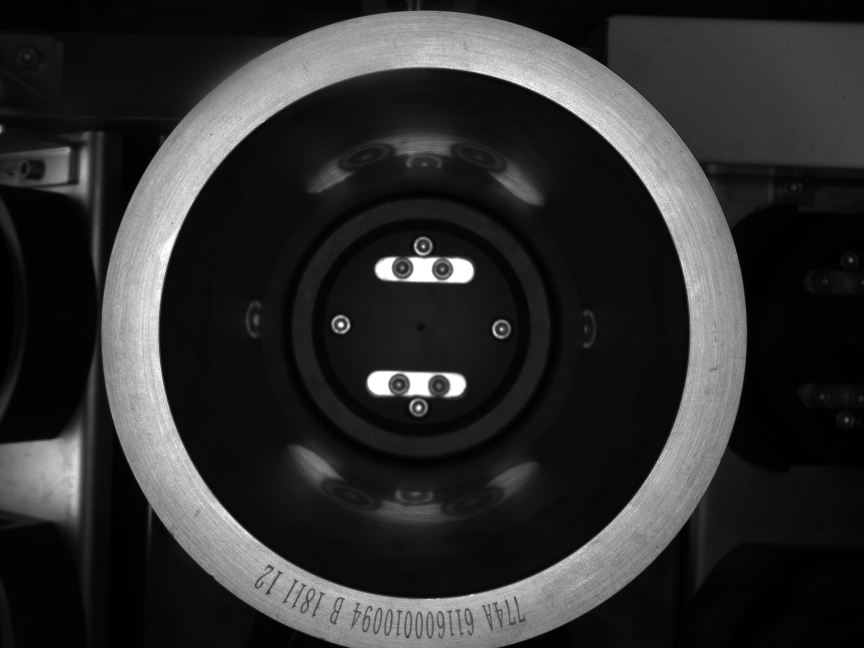
#> input picture 大论文代码/第三章/OKPictures/17_34_06.jpg, 2592 x 1944 px, found by its file name (shown at 1/3 size)
$ python '定位分割终极版带示意图.py'
#> lines starting #> are read from the running program, lines starting #| are printed output that depends on the picture; after the words box and inside, x2 and y2 are one past the last pixel; in counts of white or black regions, pixels touching at a corner belong together
#> further down, img is the input picture: shape (1944, 2592); min 0, max 255, mean 47.2
### 大论文代码/第四章/svm/svm识别字符模型训练.py
# -*- coding: utf-8 -*-
import pandas as pd
from numpy.random import shuffle
from sklearn import svm
import joblib
from sklearn import metrics
import cv2

input_file='data.csv'

# [64 lines left out: functions readData, train, eval, not called in this run]


    # [4 lines of commented-out code are left out]
import numpy as np
i=0
def dettect_code(img):
    h,w=img.shape
    if(h<60):
        img=cv2.resize(img,(85*w//h,85))
    global i
    i=i+1
    ret, img = cv2.threshold(img, 0, 1, cv2.THRESH_BINARY | cv2.THRESH_OTSU)
    # cv2.imshow(str(i),img)
    # _, img = cv2.threshold(img, 10, 1, cv2.THRESH_BINARY)
    #金字塔处理的位置很重要
    #小一点的尺寸一般为45*30
    #大一点的尺寸一般为80*20
    img = cv2.pyrDown(img)
    h,w=img.shape
    # [4 lines of commented-out code are left out]

    tempplate=np.ones([50,50])
    # tempplate[:,:]=255
    tempplate[(50-h)//2:(50-h)//2+h,(50-w)//2:(50-w)//2+w]=img[:,:]


    model = joblib.load('E:\MyArticle\大论文代码\第四章\svm\\num_svm.model')
    result=model.predict(tempplate.reshape([1,50*50]))
    return result[0]

# [19 lines that do not run on import are left out]

### 大论文代码/第三章/定位分割终极版带示意图.py
import numpy as np
import math
import cv2
import matplotlib.pyplot as plt
from scipy import signal

plt.rcParams['font.sans-serif'] = ['SimHei']  # 显示中文标签
#两次缩小
def reduceImg(img):
    ret_img=cv2.pyrDown(img)
    ret_img=cv2.pyrDown(ret_img)
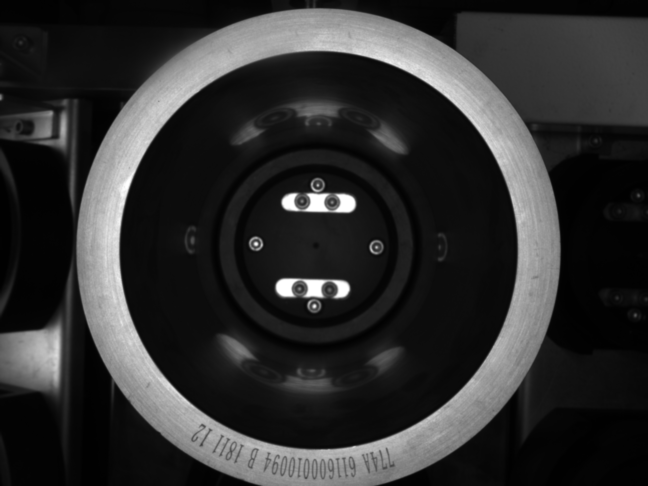
#> ret_img: shape (486, 648); min 1, max 255, mean 47.2
    return ret_img
#得到二值图
def binaryImage(img,binary_type):
#> called with binary_type = 9
    ret,binary=cv2.threshold(img,141,255,binary_type)
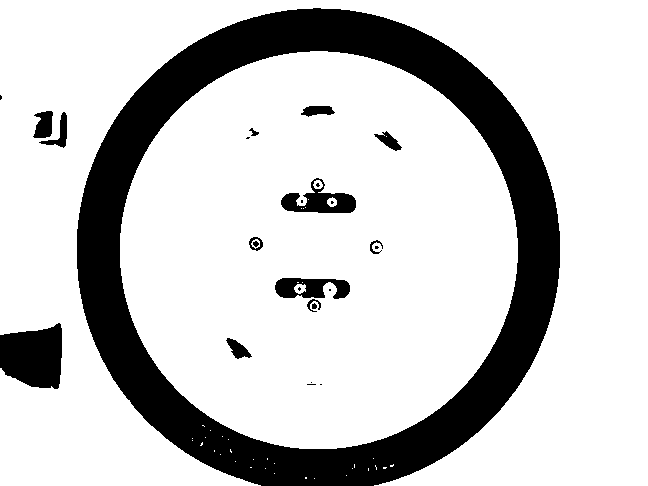
#> binary: shape (486, 648); 79% white; 26 black regions (11 under 20 px)
#> ret = 88
    return ret,binary

# 提取圆心，半径
def getPointAndR(src):
    contours, _ = cv2.findContours(src, cv2.RETR_TREE, cv2.CHAIN_APPROX_SIMPLE)
#> contours = 66 contours, 47 with area under 20; largest, box (x1, y1, x2, y2) and area: (0, 0, 648, 486) 126676, (120, 51, 518, 449) 123926, (280, 177, 357, 214) 1528, (274, 277, 351, 300) 1274, (32, 110, 54, 139) 442
    result_img = np.zeros(src.shape,np.uint8)
    retImg=None
    i=1
    circle_point = None
    circle_r = None
    # [4 lines of commented-out code are left out]
    resizeNum=16

    for i in range(len(contours)):
        area = cv2.contourArea(contours[i])
        print(area)
        if (area < 1500000//resizeNum or area>2500000//resizeNum):
            continue
        x, y, w, h = cv2.boundingRect(contours[i])
        ratio = 0.0
        if (y != 0):
            ratio = float(w / h)
        if ((ratio > 0.95) & (ratio < 1.05)):
            cv2.drawContours(result_img, contours, i, (255,255, 255),thickness=5)
            # cv2.namedWindow('cut',cv2.WINDOW_NORMAL)
            # cv2.imshow('cut',result_img)
            # if(area>2000000 and area<2500000):
            size = 100
            # else:
            #     size=0
            # retImg = readImg[y - size:y + h + size, x - size:x + w + size]
            circle_point=(y+w//2,x+h//2)
            circle_r=w//2
            break
#> this loop made 29 passes
#> (area, x, y, w, h, ratio, size, circle_point) on pass 29: (123926, 120, 51, 398, 398, 1, 100, (250, 319))
#| 0.0
#| 1.0
#| 0.0
#| 0.0
#| 0.0
#| 0.0
#| 0.0
#| 2.5
#> (further printed lines are left out)
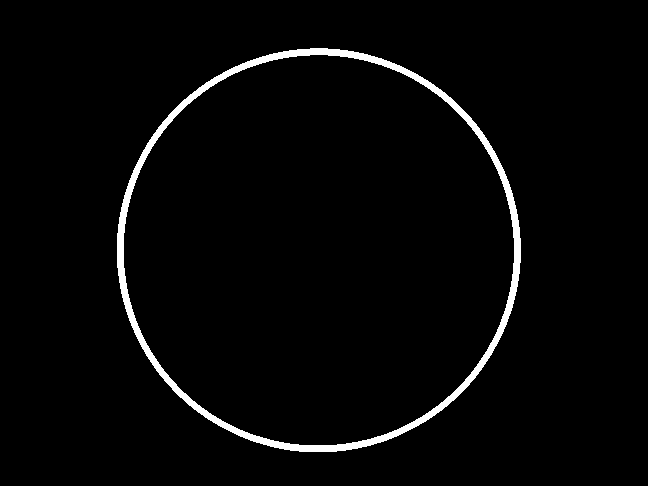
#> result_img: shape (486, 648); 2.6% white; 1 white region, box (x1, y1, x2, y2) and area: (117, 48, 521, 452) 8228
#> in last_fun, `circle_point, circle_r,drawImg=getPointAndR(binary)`: circle_point = (250, 319); circle_r = 199
    return circle_point,circle_r,result_img

def unfloodImagePro(img,point,unfloodR,width,startTheta):
    h, w = img.shape
    x0, y0 = point
    unwrapped_width = unfloodR + width  # 展开的最大半径
    unwrapped_height = width
    full_width = int(2 * math.pi * unwrapped_width)  # 展开后的长度
    unflood_width=950
    unwrapped_img = np.zeros((unwrapped_height, unflood_width), dtype='u1')
    except_count = 0
    for j in range(unflood_width):
        theta = -2 * math.pi * (j / full_width) - startTheta  # 1. 开始位置
        # theta=theta+0.75*math.pi
        for i in range(unwrapped_height):
            unwrapped_radius = unwrapped_width - i  # 2. don't forget
            x = unwrapped_radius * math.cos(theta) + x0  #
            y = unwrapped_radius * math.sin(theta) + y0
            x, y = int(x), int(y)
            try:
                if x < 0 or x >= h or y < 0 or y >= w:
                    continue
                unwrapped_img[i, j] = img[x, y]
            except Exception as e:
                except_count = except_count + 1
    print('expect count:' + str(except_count))
    return unwrapped_img

#输入图片，圆心点，展开内半径，展开宽度
def unfloodImage(img,point,unfloodR,width,startTheta):
#> called with point = (250, 319), unfloodR = 199, width = 40, startTheta = 0
    h,w=img.shape
#> h = 486; w = 648
    x0,y0=point
#> x0 = 250; y0 = 319
    unwrapped_width=unfloodR+width#展开的最大半径
#> unwrapped_width = 239
    unwrapped_height=width
    full_width=int(2*math.pi*unwrapped_width)#展开后的长度
#> full_width = 1501
    unwrapped_img=np.zeros((unwrapped_height,full_width),dtype='u1')
    except_count=0
    for j in range(full_width):
        theta = -2 * math.pi * (j / full_width)-startTheta  # 1. 开始位置
        # theta=theta+0.75*math.pi
        for i in range(unwrapped_height):
            unwrapped_radius = unwrapped_width -i  # 2. don't forget
            x = unwrapped_radius * math.cos(theta) + x0  #
            y = unwrapped_radius * math.sin(theta) + y0
            x, y = int(x), int(y)
            try:
                if x<0 or x>=h or y<0 or y>=w:
                    continue
                unwrapped_img[i, j] = img[x, y]
            except Exception as e:
                except_count = except_count + 1
#> this loop made 1501 passes
#> theta on passes 1 to 3: 0, -0.00419, -0.00837
#> after the loop, except_count = 0
    print('expect count:'+str(except_count))
#| expect count:0
    return unwrapped_img

#返回计算极值，开始角度，卷积结果
def calcMax(img):
    h,w=img.shape
#> h = 40; w = 1501
    kernel=np.ones((h,230),dtype=np.float32)
    # kernel[0:10,:]=0
    result = signal.convolve2d(img, kernel, 'valid')
    hist=result.ravel()
#> hist = 1272 values, max 298095 at index 0, min 0 at index 629, mean 43270.4
    ret_max=np.max(hist)
#> ret_max = 298095
    start_position=np.argmax(hist)
#> start_position = 0
    # start_position=start_position[0]
    ret_theta=(start_position/w)*2*np.pi
#> ret_theta = 0
    return ret_max,ret_theta,hist

def disImgs(img_list):
    plt.figure()
    for i in range(12):
        tempplate = cv2.imread('recongnize_history/bg_img.png',cv2.IMREAD_GRAYSCALE)
        # img_list[i] = cv2.pyrDown(img_list[i])
        h,w=img_list[i].shape
        # tempplate[:,:]=255
        # img_list[i]=cv2.pyrDown(img_list[i])
        mask=np.zeros(shape=(100,80),dtype=np.uint8)
        mask[(100 - h) // 2:(100 - h) // 2 + h, (80 - w) // 2:(80 -w ) // 2 + w]=255
        # tempplate[(100 - h) // 2:(100 - h) // 2 + h, (80 - w) // 2:(80 -w ) // 2 + w] = img_list[i][:, :]
        # img_list[i]=cv2.resize(tempplate,(26,26))
        # tempplate[(100 - h) // 2:(100 - h) // 2 + h, (80 - w) // 2:(80 -w ) // 2 + w]=255
        plt.subplot(3,4,i+1)
        src_1=img_list[i]
        cv2.seamlessClone(src=src_1,dst=tempplate,mask=mask,p=(100//2,80//2), flags=cv2.NORMAL_CLONE)
        tempplate=cv2.resize(tempplate,(28,28))
        plt.imshow(tempplate,cmap='gray')

def last_fun(img):
    copyImg=img.copy()
    #两次缩小
    smallImg=reduceImg(img)
    plt.subplot(1,3,1)
    plt.imshow(smallImg,cmap='gray')
    plt.xticks([])
    plt.yticks([])
    plt.title("两次缩小图", fontsize=10)
    #二值化
    thresh,binary=binaryImage(smallImg,binary_type=cv2.THRESH_OTSU|cv2.THRESH_BINARY_INV)
    plt.subplot(1, 3, 2)
    plt.imshow(binary, cmap='gray')
    plt.xticks([])
    plt.yticks([])
    plt.title("二值化阈值：{0}".format(str(thresh)), fontsize=10)
    #提取圆心，半径
    circle_point, circle_r,drawImg=getPointAndR(binary)
    plt.subplot(1, 3, 3)
    plt.imshow(drawImg,cmap='gray')
    plt.xticks([])
    plt.yticks([])
    plt.title("圆心:{0},半径：{1}".format(str(circle_point),str(circle_r)), fontsize=10)
    #分角度展开灰度图
    #1.展开角为0
    plt.figure()
    unflood_img1=unfloodImage(smallImg,point=circle_point,unfloodR=circle_r,width=40,startTheta=0)
    unflood_img1 = cv2.Canny(unflood_img1,100,200)
    thresh=0
    plt.subplot(4,1,1)
    plt.imshow(unflood_img1,cmap='gray')
    # plt.xticks([])
    # plt.yticks([])
    plt.title("第一次展开,thresh:{0}".format(str(thresh)), fontsize=10)
    #绘制直方分布图
    plt.subplot(4, 1, 2)
    ret_max1, ret_theta1, hist1=calcMax(unflood_img1)
#> ret_max1 = 298095; ret_theta1 = 0; hist1 has the same summary as hist in calcMax
    plt.plot(hist1)
    plt.title('max:{0},theta:{1}'.format(str(ret_max1),str(ret_theta1)),fontsize=10)


    #2.展开角为90°
    unflood_img2=unfloodImage(smallImg,point=circle_point,unfloodR=circle_r,width=40,startTheta=math.pi/2)
#> the loop in unfloodImage (call 2), `for j in range(full_width):` made 1501 passes
#> theta on passes 1 to 3: -1.57, -1.57, -1.58
#| expect count:0
    unflood_img2=cv2.Canny(unflood_img2,100,200)
    plt.subplot(4,1,3)
    plt.imshow(unflood_img2,cmap='gray')
    # plt.xticks([])
    # plt.yticks([])
    plt.title("第二次展开,thresh:{0}".format(str(thresh)), fontsize=10)

    # 绘制直方分布图
    plt.subplot(4, 1, 4)
    ret_max2, ret_theta2, hist2 = calcMax(unflood_img2)
#> ret_max2 = 447780; ret_theta2 = 4.36; hist2 = 1272 values, max 447780 at index 1041, min 0 at index 255, mean 96969.6
    plt.plot(hist2)
    plt.title('max:{0},theta:{1}'.format(str(ret_max2), str(ret_theta2+math.pi/2)), fontsize=10)

    _font_size=20
    #确定展开角度
    plt.figure()
    plt.subplot(4,1,1)
    # theta=0.0
    if(ret_max1>ret_max2):
        theta=ret_theta1
    else:
        theta=ret_theta2+math.pi/2
#> theta = 5.93
    #确定大图展开位置
    # circle_point, circle_r, drawImg
    point=(circle_point[0]*4,circle_point[1]*4)
#> point = (1000, 1276)
    r=circle_r*4
#> r = 796

    #看圆的半径，得出型号，一个为109，一个为208,208的字符高度为50左右，109的为80左右
    unflood_srcImg=unfloodImagePro(copyImg,point=point,unfloodR=r,width=130,startTheta=theta-0.03)
#> in unfloodImagePro, `x0, y0 = point`: x0 = 1000; y0 = 1276
#> in unfloodImagePro, `unwrapped_width = unfloodR + width`: unwrapped_width = 926
#> in unfloodImagePro, `full_width = int(2 * math.pi * unwrapped_width)`: full_width = 5818
#> the loop in unfloodImagePro, `for j in range(unflood_width):` made 950 passes
#> theta on passes 1 to 3: -5.9, -5.9, -5.9
#> after the loop in unfloodImagePro, `for j in range(unflood_width):`:
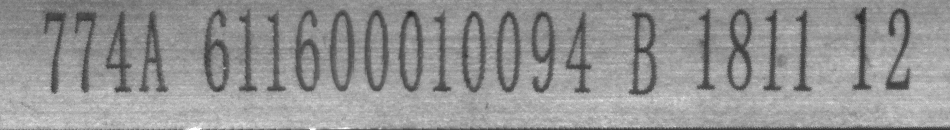
#> unwrapped_img: shape (130, 950); min 40, max 255, mean 147.7
#> after the loop in unfloodImagePro, `for j in range(unflood_width):`: except_count = 0
#| expect count:0
    if(circle_r>204):
        unflood_srcImg=unflood_srcImg[50:110,:]
    else:
        unflood_srcImg=unflood_srcImg[0:100,:]

    plt.imshow(unflood_srcImg,cmap='gray')
    plt.title('原图展开{0}'.format(str(theta)),fontsize=_font_size)

    plt.subplot(4, 1, 2)
    binaryUnfloodImg=cv2.adaptiveThreshold(unflood_srcImg,255,cv2.ADAPTIVE_THRESH_MEAN_C,cv2.THRESH_BINARY_INV,blockSize=17,C=10)
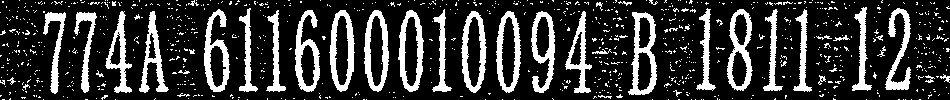
#> binaryUnfloodImg: shape (100, 950); 21.2% white; 839 white regions (799 under 20 px), largest, box (x1, y1, x2, y2) and area: (628, 12, 657, 95) 1014, (329, 10, 355, 92) 916, (204, 9, 230, 92) 911
    # cv2.imshow('img',tempimg)
    # binaryUnfloodImg=binaryImage(unflood_srcImg,cv2.THRESH_BINARY_INV|cv2.THRESH_OTSU)
    plt.imshow(binaryUnfloodImg,cmap='gray')
    plt.title('局部自适应二值化',fontsize=_font_size)

    plt.subplot(4, 1, 3)
    #形态学处理
    kernel=cv2.getStructuringElement(cv2.MORPH_RECT,(3,3))
#> kernel = [[1, 1, 1], [1, 1, 1], [1, 1, 1]]
    dst_img=binaryUnfloodImg
    # CLOSE先膨胀再腐蚀
    dst_img = cv2.morphologyEx(dst_img, cv2.MORPH_CLOSE, kernel)
#> dst_img: shape (100, 950); 23.1% white; 547 white regions (474 under 20 px), largest, box (x1, y1, x2, y2) and area: (628, 12, 657, 95) 1060, (204, 9, 230, 92) 944, (727, 9, 753, 91) 943
    # OPEN先腐蚀再膨胀
    dst_img = cv2.morphologyEx(dst_img, cv2.MORPH_OPEN, kernel)
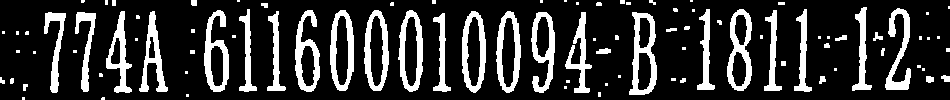
#> dst_img: shape (100, 950); 19.9% white; 95 white regions (48 under 20 px)
    # dst_img=cv2.Canny(dst_img,100,200)
    plt.imshow(dst_img, cmap='gray')
    plt.title('形态学开操作:kernel={0}'.format(str((2,2))), fontsize=_font_size)

    plt.subplot(4, 1, 4)
    #字符切割
    contours, _ = cv2.findContours(dst_img, cv2.RETR_TREE, cv2.CHAIN_APPROX_SIMPLE)
#> contours = 109 contours, 64 with area under 20; largest, box (x1, y1, x2, y2) and area: (629, 12, 657, 95) 1635, (364, 10, 389, 91) 1516, (398, 10, 423, 92) 1514, (330, 10, 354, 91) 1514, (462, 11, 486, 93) 1514
    count=0
    unflood_srcImg=cv2.cvtColor(unflood_srcImg,cv2.COLOR_GRAY2BGR)
#> unflood_srcImg: shape (100, 950, 3)
    temp_srcImg=unflood_srcImg.copy()
    #看圆的半径，得出型号，一个为109，一个为208,208的字符高度为50左右，109的为80左右
    code_high=0
    code_size=0
    if(circle_r>204):
        h_thresh=42
        code_high = 22
        code_size = 1
    else:
        h_thresh=78
        code_high = 25
        code_size = 1.5
    fun='svm'
    import 第四章.模板匹配算法.formated.模板匹配识别字符 as detect
    import 第四章.svm.svm识别字符模型训练 as svm_detect
    img_list=[]
    for i in range(len(contours)):
        area = cv2.contourArea(contours[i])
        if(area>100):
            x, y, w, h = cv2.boundingRect(contours[i])
            if(h>h_thresh):
                count+=1
                unflood_srcImg_copy=unflood_srcImg.copy()
                cv2.rectangle(unflood_srcImg,(x-3,y-3),(x+w+3,y+h+3),color=(255,0,0))
                cutNum=0
                # tempImg=unflood_srcImg[x-cutNum:x+w+cutNum,y-cutNum:y+h+cutNum,:]
                tempImg=unflood_srcImg[y-cutNum:y+h+cutNum,x-cutNum:x+w+cutNum,:]
                tempImg=cv2.cvtColor(tempImg,cv2.COLOR_RGB2GRAY)
                cutNum=3
                tempImg_1=unflood_srcImg_copy[y-cutNum:y+h+cutNum,x-cutNum:x+w+cutNum,:]
                tempImg_1=cv2.cvtColor(tempImg_1,cv2.COLOR_RGB2GRAY)
                img_list.append(tempImg_1)
                if fun=='moduel':
                    ret_code=detect.detect_code(tempImg,show_plt=False)
                    unflood_srcImg = cv2.putText(unflood_srcImg, str(ret_code), (x, y + code_high), cv2.FONT_HERSHEY_COMPLEX,code_size, (255, 0, 0), 2)
                if fun=='svm':
                    # if(tempImg.width>0):
                        ret_code=svm_detect.dettect_code(tempImg)
                        unflood_srcImg=cv2.putText(unflood_srcImg,str(ret_code),(x,y+code_high),cv2.FONT_HERSHEY_COMPLEX,code_size,(255,0,0),2)
#> this loop made 52 passes
#> (area, x, y, count, cutNum) on pass 52: (423, 433, 13, 1, 3)
#> area on passes 13, 14, 15, 29, 39, 43: 35.5, 27.5, 34.5, 51, 31.5, 31
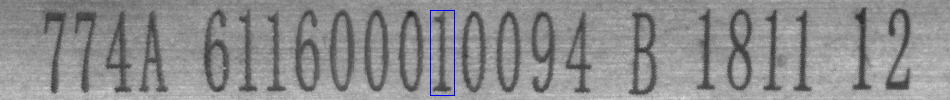
#> unflood_srcImg: shape (100, 950, 3); mean B, G, R 141.3, 140.7, 140.7
#> after the loop, count = 1; img_list = 1 item
    disImgs(img_list)
    plt.figure()
    plt.imshow(unflood_srcImg)
    import time
    #time.strftime("%Y-%m-%d %H:%M:%S", time.localtime())
    pic_name='recongnize_history/'+time.strftime("%Y-%m-%d %H_%M_%S", time.localtime())+'.jpg'
    # cv2.imwrite(pic_name,unflood_srcImg)
    plt.title('字符定位,共{0}个'.format(str(count)), fontsize=_font_size)
    plt.show()


if __name__=='__main__':
    img=cv2.imread('OKPictures\\17_34_06.jpg',cv2.IMREAD_GRAYSCALE)
#> (the run stopped early here; a loop or call above may not have finished)
